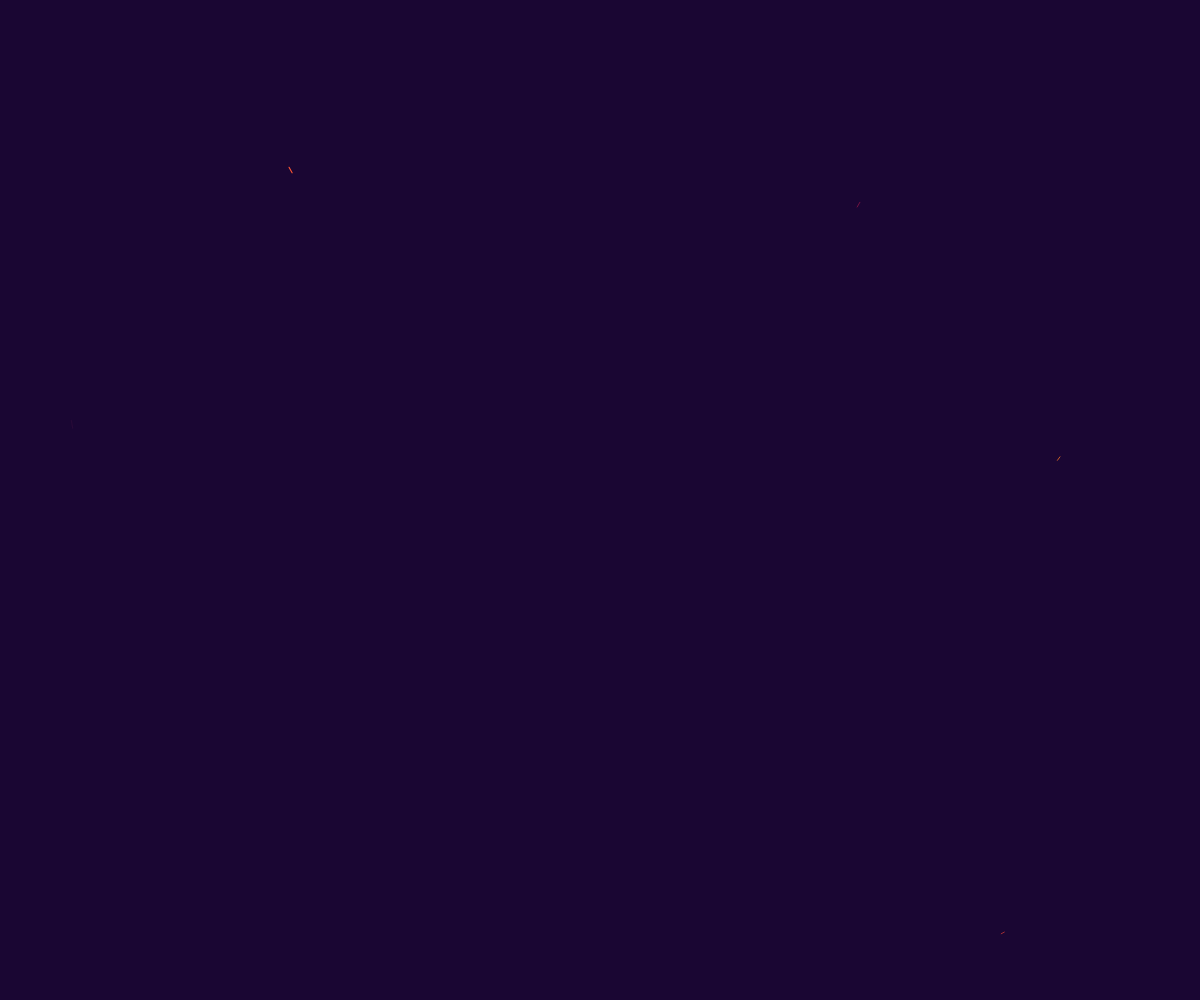
Frame 1 (no input)
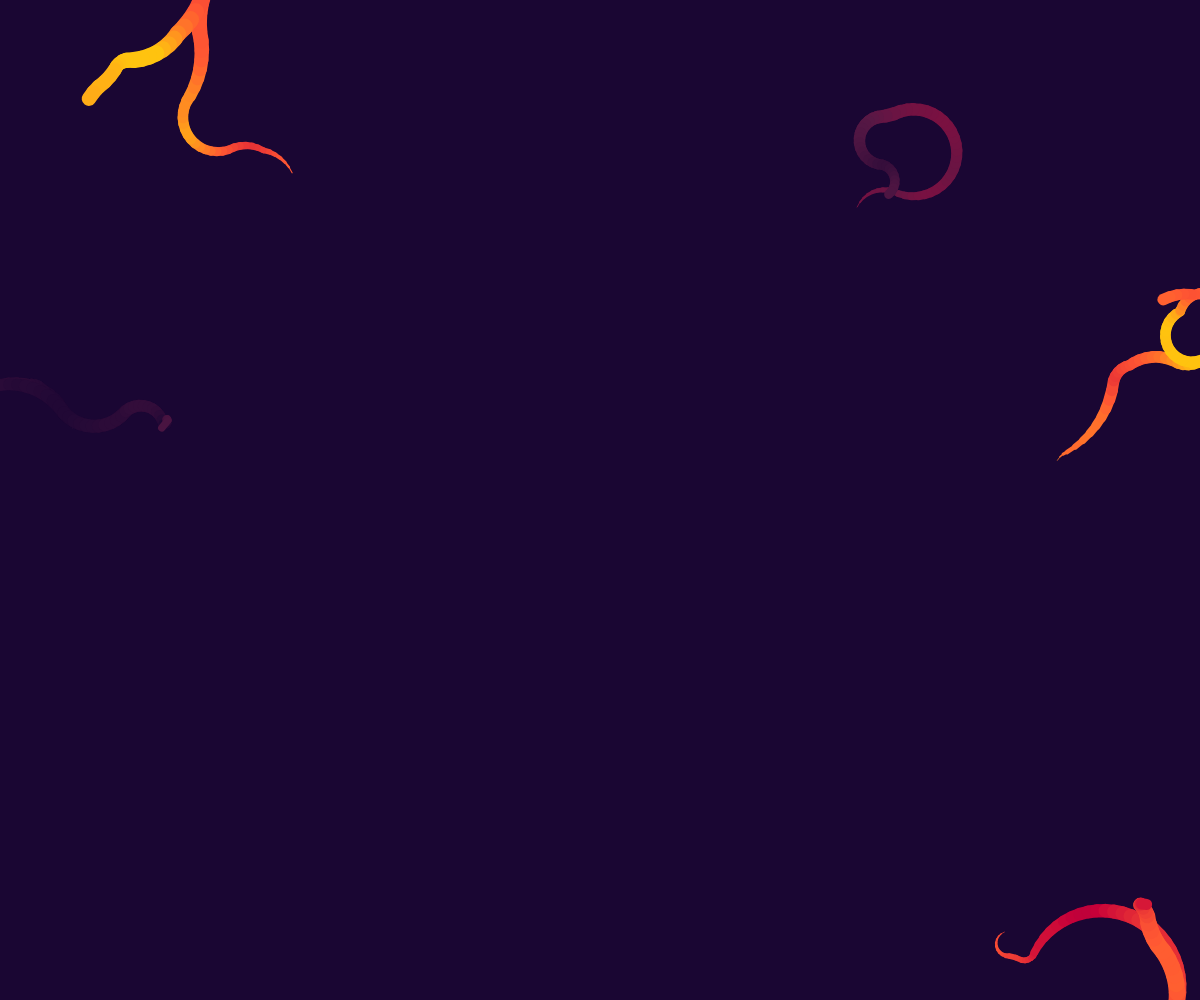
Frame 60 (no input)
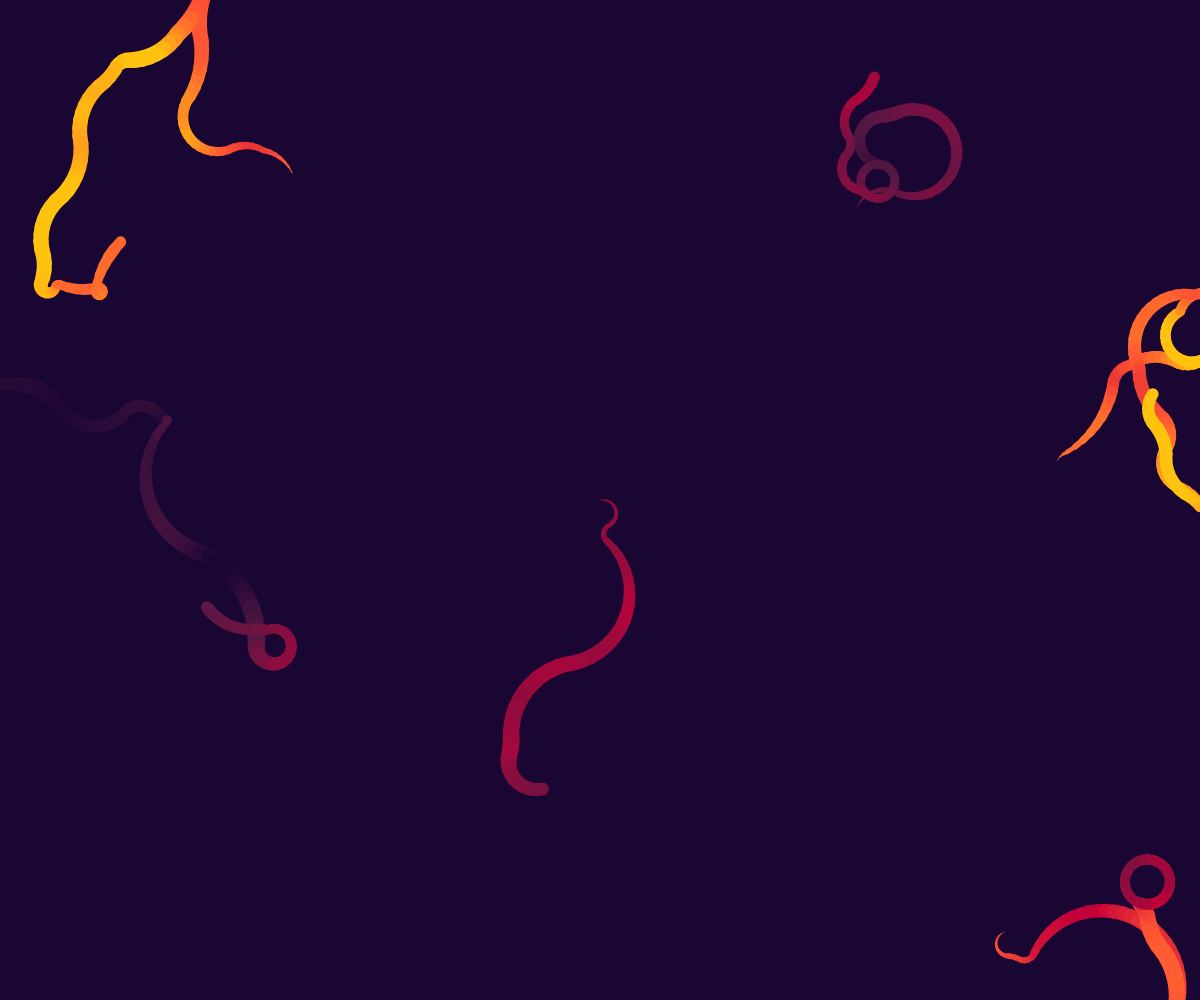
Frame 120 (the mouse pressed at the canvas centre since frame 60)

The p5.js sketch that drew these frames (run headless with seeded random() and noise() and a simulated clock; from frame 60 on, the mouse is pressed at the canvas centre):

// p5.js sketch
// ── sketch.js
/******************
Code by Vamoss
Original code link:
https://www.openprocessing.org/sketch/869572

Author links:
http://vamoss.com.br
http://twitter.com/vamoss
http://github.com/vamoss
******************/

var circles = [], colors

function setup() {
	let size = min(windowWidth, windowHeight)
	createCanvas(windowWidth, windowHeight)
	background("#1a0633")
	stroke(0, 100)
	
	colors = [color("#1a0633"), color("#581845"), color("#900C3F"), color("#C70039"), color("#FF5733"), color("#FFC30F")]

	let total = width * height / (1920 * 1080) * 8;
	for(var i = 0; i < total; i++){
		addCircle(createVector(random(width), random(height)))			
	}
}

function addCircle(pos){
	circles.push({
		pos: pos,
		prevPos: pos.copy(),
		dir: random() > 0.5 ? 1 : -1,
		radius: random(3, 10),
		angle: random(TWO_PI),
		color: random(0, 1),
		stroke: 0
	})
}

function draw() {
	for(var i = 0; i < circles.length; i++){
		var circle = circles[i]
		
		circle.angle += 1/circle.radius*circle.dir
		circle.pos.x += cos(circle.angle) * circle.radius
		circle.pos.y += sin(circle.angle) * circle.radius
		
		if(random() < 0.1) {
			circle.dir *= -1
			circle.radius = random(1, 10)
		}
		
		if(circle.pos.x < 0 || circle.pos.x > width || circle.pos.y < 0 || circle.pos.y > height){
			circle.dir *= -1
			circle.angle += PI
		}
		
		circle.color += (noise(millis()/100, i) - 0.45) * 0.1
		circle.color = constrain(circle.color, 0, 1)
		
		circle.stroke += (circle.radius * 2 - circle.stroke) * 0.09
		
		strokeWeight(circle.stroke)
		stroke(lerpColors(circle.color, colors))
		line(circle.prevPos.x, circle.prevPos.y, circle.pos.x, circle.pos.y)
		
		circle.prevPos.x = circle.pos.x
		circle.prevPos.y = circle.pos.y
	}
}

function mousePressed(){
	addCircle(createVector(mouseX, mouseY))
}

function mouseDragged(){
	addCircle(createVector(mouseX, mouseY))
}

/**
 * lerp color from multiple color array
 * param {Integer} [t] lerp factor from 0 to 1
 * param {Array} [[color, color]] colors to lerp, minimum 2 colors in array
 */
function lerpColors(t, colors)
{
	let i = Math.floor(t*(colors.length-1));
	if(i < 0) return colors[0];
	if(i >= colors.length-1) return colors[colors.length-1];

	let percent = (t - i / (colors.length-1)) * (colors.length-1);
	return color(
		colors[i]._getRed() + percent*(colors[i+1]._getRed()-colors[i]._getRed()),
		colors[i]._getGreen() + percent*(colors[i+1]._getGreen()-colors[i]._getGreen()),
		colors[i]._getBlue() + percent*(colors[i+1]._getBlue()-colors[i]._getBlue())
	)
}
